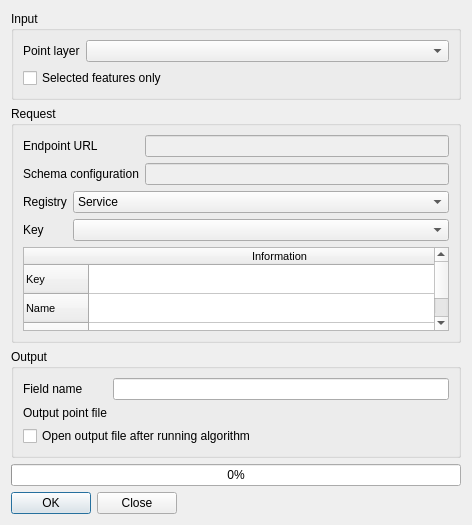
<?xml version="1.0" encoding="UTF-8"?>
<ui version="4.0">
 <class>Dialog</class>
 <widget class="QDialog" name="Dialog">
  <property name="geometry">
   <rect>
    <x>0</x>
    <y>0</y>
    <width>472</width>
    <height>525</height>
   </rect>
  </property>
  <property name="windowTitle">
   <string>Process layer</string>
  </property>
  <layout class="QFormLayout" name="formLayout_4">
   <item row="4" column="0">
    <widget class="QDialogButtonBox" name="buttonBox">
     <property name="orientation">
      <enum>Qt::Horizontal</enum>
     </property>
     <property name="standardButtons">
      <set>QDialogButtonBox::Close|QDialogButtonBox::Ok</set>
     </property>
    </widget>
   </item>
   <item row="0" column="0" colspan="2">
    <widget class="QGroupBox" name="gbInput">
     <property name="title">
      <string>Input</string>
     </property>
     <layout class="QFormLayout" name="formLayout">
      <item row="0" column="0">
       <widget class="QLabel" name="lblPointsLayer">
        <property name="text">
         <string>Point layer</string>
        </property>
       </widget>
      </item>
      <item row="0" column="1">
       <widget class="QgsMapLayerComboBox" name="cbInputPoints"/>
      </item>
      <item row="1" column="0" colspan="2">
       <widget class="QCheckBox" name="cbSelection">
        <property name="text">
         <string>Selected features only</string>
        </property>
       </widget>
      </item>
     </layout>
    </widget>
   </item>
   <item row="1" column="0" colspan="2">
    <widget class="QGroupBox" name="gbRequest">
     <property name="title">
      <string>Request</string>
     </property>
     <layout class="QFormLayout" name="formLayout_2">
      <item row="0" column="0" colspan="2">
       <layout class="QGridLayout" name="glUrls">
        <item row="0" column="0">
         <widget class="QLabel" name="lblUrl">
          <property name="text">
           <string>Endpoint URL</string>
          </property>
         </widget>
        </item>
        <item row="0" column="1">
         <widget class="QgsFilterLineEdit" name="lineUrl">
          <property name="enabled">
           <bool>false</bool>
          </property>
          <property name="readOnly">
           <bool>true</bool>
          </property>
          <property name="qgisRelation" stdset="0">
           <string notr="true"/>
          </property>
         </widget>
        </item>
        <item row="1" column="0">
         <widget class="QLabel" name="label">
          <property name="text">
           <string>Schema configuration</string>
          </property>
         </widget>
        </item>
        <item row="1" column="1">
         <widget class="QgsFilterLineEdit" name="lineSchema">
          <property name="enabled">
           <bool>false</bool>
          </property>
          <property name="readOnly">
           <bool>true</bool>
          </property>
          <property name="qgisRelation" stdset="0">
           <string notr="true"/>
          </property>
         </widget>
        </item>
       </layout>
      </item>
      <item row="1" column="0">
       <widget class="QLabel" name="lblRegistry">
        <property name="text">
         <string>Registry</string>
        </property>
       </widget>
      </item>
      <item row="1" column="1">
       <widget class="QComboBox" name="cbRegistry">
        <item>
         <property name="text">
          <string>Service</string>
         </property>
        </item>
        <item>
         <property name="text">
          <string>Group</string>
         </property>
        </item>
        <item>
         <property name="text">
          <string>Collection</string>
         </property>
        </item>
       </widget>
      </item>
      <item row="2" column="0">
       <widget class="QLabel" name="lblKey">
        <property name="text">
         <string>Key</string>
        </property>
       </widget>
      </item>
      <item row="2" column="1">
       <widget class="QComboBox" name="cbKey"/>
      </item>
      <item row="3" column="0" colspan="2">
       <widget class="QTableWidget" name="tblDetails">
        <property name="enabled">
         <bool>true</bool>
        </property>
        <property name="font">
         <font>
          <pointsize>6</pointsize>
         </font>
        </property>
        <attribute name="horizontalHeaderDefaultSectionSize">
         <number>381</number>
        </attribute>
        <attribute name="verticalHeaderDefaultSectionSize">
         <number>29</number>
        </attribute>
        <row>
         <property name="text">
          <string>Key</string>
         </property>
         <property name="font">
          <font>
           <pointsize>8</pointsize>
          </font>
         </property>
        </row>
        <row>
         <property name="text">
          <string>Name</string>
         </property>
         <property name="font">
          <font>
           <pointsize>8</pointsize>
          </font>
         </property>
        </row>
        <row>
         <property name="text">
          <string>Description</string>
         </property>
         <property name="font">
          <font>
           <pointsize>8</pointsize>
          </font>
         </property>
        </row>
        <column>
         <property name="text">
          <string>Information</string>
         </property>
         <property name="font">
          <font>
           <pointsize>8</pointsize>
          </font>
         </property>
        </column>
        <item row="2" column="0">
         <property name="text">
          <string/>
         </property>
         <property name="font">
          <font>
           <pointsize>8</pointsize>
          </font>
         </property>
        </item>
       </widget>
      </item>
     </layout>
    </widget>
   </item>
   <item row="2" column="0" colspan="2">
    <widget class="QGroupBox" name="gbOutput">
     <property name="title">
      <string>Output</string>
     </property>
     <layout class="QFormLayout" name="formLayout_3">
      <item row="0" column="0">
       <widget class="QLabel" name="lblFieldName">
        <property name="text">
         <string>Field name</string>
        </property>
       </widget>
      </item>
      <item row="0" column="1">
       <widget class="QLineEdit" name="lineEditFieldName"/>
      </item>
      <item row="1" column="0">
       <widget class="QLabel" name="lblOutputPoints">
        <property name="text">
         <string>Output point file</string>
        </property>
       </widget>
      </item>
      <item row="1" column="1">
       <widget class="QgsFileWidget" name="fwOutputPoints">
        <property name="storageMode">
         <enum>QgsFileWidget::SaveFile</enum>
        </property>
       </widget>
      </item>
      <item row="2" column="0" colspan="2">
       <widget class="QCheckBox" name="cbOpenResult">
        <property name="text">
         <string>Open output file after running algorithm</string>
        </property>
       </widget>
      </item>
     </layout>
    </widget>
   </item>
   <item row="3" column="0" colspan="2">
    <widget class="QProgressBar" name="pbProcessing">
     <property name="value">
      <number>0</number>
     </property>
    </widget>
   </item>
  </layout>
  <zorder>gbInput</zorder>
  <zorder>buttonBox</zorder>
  <zorder>pbProcessing</zorder>
  <zorder>gbRequest</zorder>
  <zorder>gbOutput</zorder>
 </widget>
 <customwidgets>
  <customwidget>
   <class>QgsFileWidget</class>
   <extends>QWidget</extends>
   <header>qgsfilewidget.h</header>
  </customwidget>
  <customwidget>
   <class>QgsFilterLineEdit</class>
   <extends>QLineEdit</extends>
   <header>qgsfilterlineedit.h</header>
  </customwidget>
  <customwidget>
   <class>QgsMapLayerComboBox</class>
   <extends>QComboBox</extends>
   <header>qgsmaplayercombobox.h</header>
  </customwidget>
 </customwidgets>
 <resources/>
 <connections>
  <connection>
   <sender>buttonBox</sender>
   <signal>accepted()</signal>
   <receiver>Dialog</receiver>
   <slot>accept()</slot>
   <hints>
    <hint type="sourcelabel">
     <x>248</x>
     <y>254</y>
    </hint>
    <hint type="destinationlabel">
     <x>157</x>
     <y>274</y>
    </hint>
   </hints>
  </connection>
  <connection>
   <sender>buttonBox</sender>
   <signal>rejected()</signal>
   <receiver>Dialog</receiver>
   <slot>reject()</slot>
   <hints>
    <hint type="sourcelabel">
     <x>316</x>
     <y>260</y>
    </hint>
    <hint type="destinationlabel">
     <x>286</x>
     <y>274</y>
    </hint>
   </hints>
  </connection>
 </connections>
</ui>
